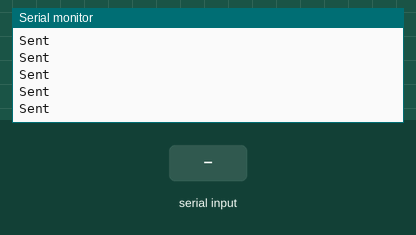
The sketch below on a simulated Arduino Mega 2560, built with avr-gcc and run on an emulated ATmega2560. Parts: the last lines printed to the serial monitor. Inputs (shaded band) come from the test bench.

Above: at 1.2 s.
1.3 s: "1" received over the second serial link
At 1.31 s:
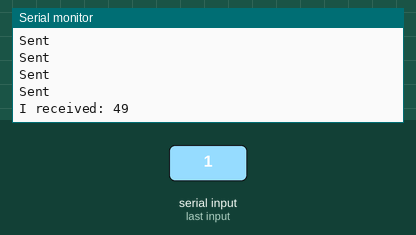
2.8 s: "0" received over the second serial link
At 2.81 s:
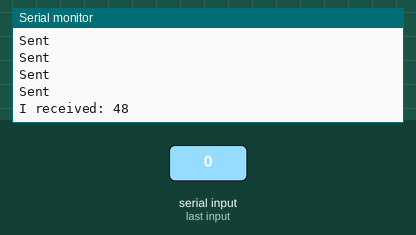
4.3 s: "2" received over the second serial link
At 4.31 s:
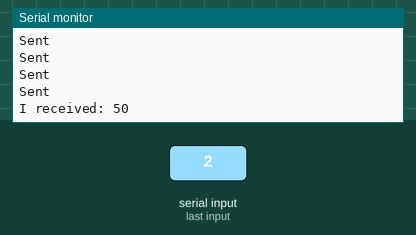

The sketch:

Test_Transmitter_TwoChannel.ino
```cpp
/*
  MX1508 DC MOTOR DRIVER MODULE
  modified on 25 Sep 2020
  by Saeed Olfat @ Electropeak
  https://electropeak.com/learn/
*/
String incomingByte = ""; // for incoming serial data

void setup() {
  Serial.begin(9600);
  Serial1.begin(9600);
  Serial2.begin(9600);
}
void loop() {
  //Transmitting
  Serial1.println("Hello\n");
  Serial.println("Sent");
  delay(100);


  //Receiving
  if (Serial2.available() > 0) {
    // read the incoming byte:
    incomingByte = Serial2.read();

    // say what you got:
    Serial.print("I received: ");
    Serial.println(incomingByte);
  }

}
```

Measured:
- after the input at 1.3 s, the serial monitor: prints a new line at once (image 1)
- after the input at 2.8 s, the serial monitor: prints a new line at once (image 2)
- after the input at 4.3 s, the serial monitor: prints a new line at once (image 3)
